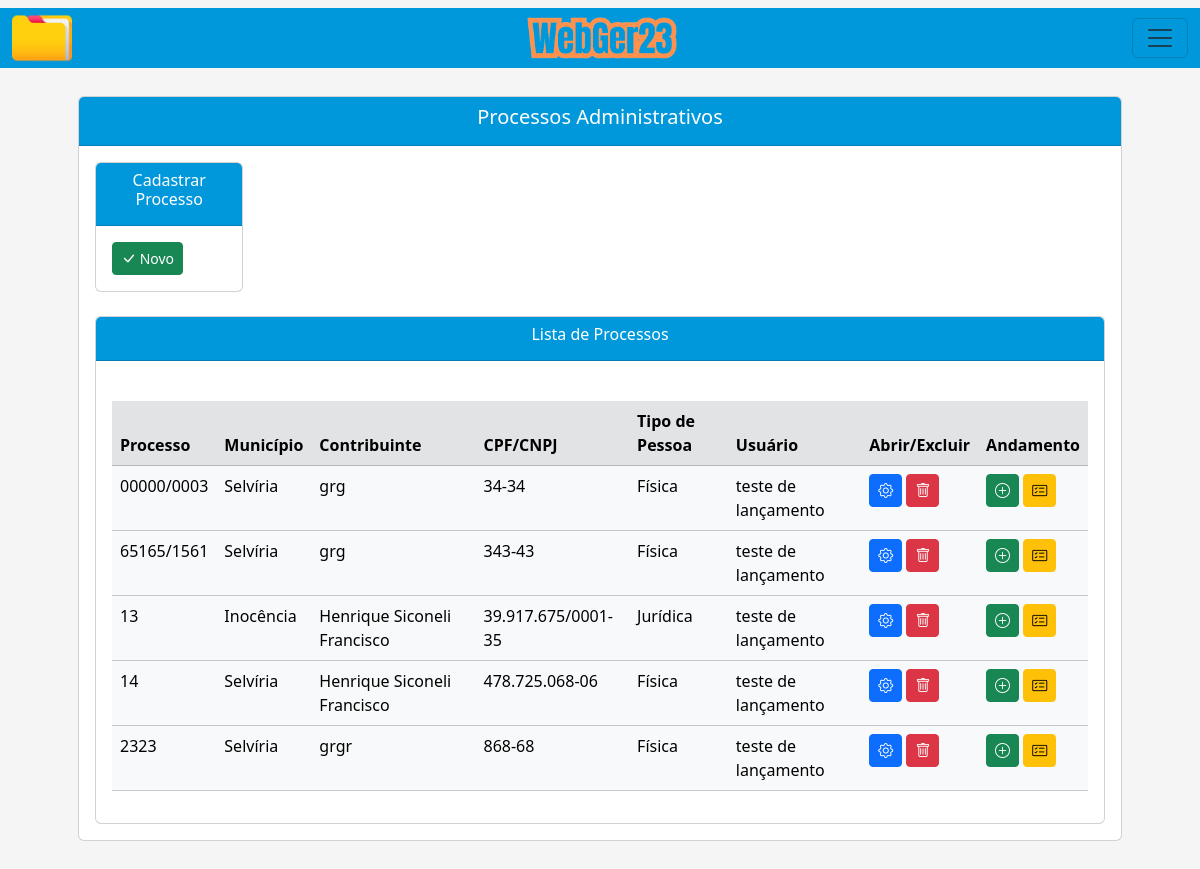
Page /listar/processo-adm/ on the earlier database version.
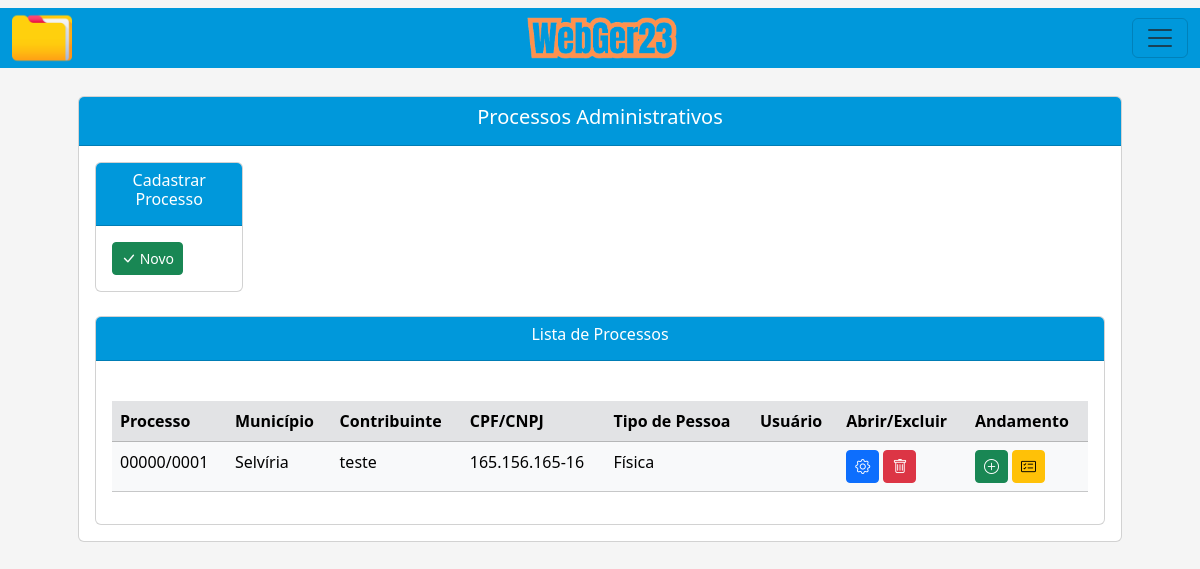
Same page on the later database version.
### processo/models.py (models this page shows, shortened)
class Base(models.Model): # Classe base, será herdada pelas outras classes
    data_criacao = models.DateField('data_criação', auto_now_add=True)
    data_alteracao = models.DateField('Alterado', auto_now=True)
    ativo = models.BooleanField('Ativo?', default=True)
    class Meta:
        abstract = True

class ProcessoAdm(Base):
    ufs = (
        ('MS', 'MS'), ('MT', 'MT'), ('SP', 'SP'), ('RJ', 'RJ'),
    )
    municipios = (
        ('Selvíria', 'Selvíria'), ('Inocência', 'Inocência'),
    )
    tipo_pessoas = (
        ('Física', 'Física'), ('Jurídica', 'Jurídica'),
    )
    criador_processo_adm = models.ForeignKey(get_user_model(), verbose_name='Usuário Criador', on_delete=models.CASCADE) # Usuário que criou o processo, utilizando chave primária com o get_user_model do django, para utilizar o usuário logado automaticamente
    numero = models.CharField(unique=True, verbose_name='N°', max_length=10) # Número do processo
    municipio = models.CharField(max_length=50, choices=municipios, verbose_name='Município') # Município
    uf = models.CharField(max_length=2, choices=ufs) # UF
    data_inicial = models.DateField(blank=True, null=True) # Data Inicial do Período do processo
    data_final = models.DateField(blank=True, null=True) # Data final do Período do processo
    data_div_ativa = models.DateField(blank=True, null=True) # Data dívida ativa
    valor_atributo = models.CharField(max_length=14, blank=True, null=True)  # Valor do atributo
    valor_multa = models.CharField(max_length=14, blank=True, null=True) # Valor da multa
    valor_credito = models.CharField(max_length=14, blank=True, null=True) # Valor do crédito
    valor_atualizado = models.CharField(max_length=14, blank=True, null=True) # Valor do atualizado
    data_valor_atualizado = models.DateField(blank=True, null=True) # Data valor atualizado
    nome_contribuinte = models.CharField(max_length=50)  # Nome / Razão Social
    tipo_pessoa = models.CharField(max_length=50, choices=tipo_pessoas) # Física / Jurídica
    documento = models.CharField(max_length=20, verbose_name='CPF/CNPJ', unique=True) # CPF / CNPJ
    nome_fantasia = models.CharField(max_length=50, blank=True, null=True) # Nome Fantasia
    email = models.EmailField(max_length=50, blank=True, null=True) # E-mail
    endereco = models.CharField(max_length=150) # Rua
    complemento = models.CharField(max_length=50, blank=True, null=True) # Complemento
    municipio_contribuinte = models.CharField(max_length=50, blank=True, null=True) # Município Contribuinte
    uf_contribuinte = models.CharField(max_length=2, choices=ufs, verbose_name='UF', blank=True, null=True) # UF Contribuinte
    cep = models.CharField(max_length=10, blank=True, null=True) # CEP
    telefone = models.CharField(max_length=20, blank=True, null=True) # Telefone
    celular = models.CharField(max_length=20, blank=True, null=True) # Celular

### processo/views.py (the view)
# urls.py: path('listar/processo-adm/', ProcessoAdmList.as_view(), name='proc-adm-list'),
class ProcessoAdmList(ListView):
    model = ProcessoAdm
    template_name = 'processos/lists/processo_adm_list.html'

### processo/templates/processos/lists/processo_adm_list.html (shortened to what this page needs)
{% extends 'index.html' %}
{% load static %}
{% block conteudo %}
    <div class="container p-5">
        <br><br>
        <div class="card">
            <div class="card-header text-white" style="background-color: #0098DB;">
                <h5 style="text-align: center;">Processos Administrativos</h5>
            </div>
            <div class="card-body">
                <div class="row">
                    <div class="col">
                        <div class="card">
                            <div class="card-header text-white" style="background-color: #0098DB; text-align: center;" >
                            <h6>Cadastrar Processo</h6>
                            </div>
                            <div class="card-body">
                                <a href="{% url 'proc-adm-create' %}" class="btn btn-success btn-sm"><i class="bi bi-check-lg" style="font-size: 15px;"></i> Novo</a>
                            </div>
                        </div>
                    </div>
                    <div class="col">
                    </div>
                    <div class="col">
                    </div>
                    <div class="col">
                    </div>
                    <div class="col">
                    </div>
                    <div class="col">
                    </div>
                </div>
                <br>
                <div class="card">
                    <div class="card-header text-white" style="background-color: #0098DB; text-align: center;">
                    <h6>Lista de Processos</h6>
                    </div>
                    <div class="card-body">
                        <div class="table-responsive">
                            <br>
                            <table class="table table-hover table-light" id="tabela-listar">
                                <thead>
                                    <tr class="table-secondary">
                                        <th>Processo</th>
                                        <th>Município</th>
                                        <th>Contribuinte</th>
                                        <th>CPF/CNPJ</th>
                                        <th>Tipo de Pessoa</th>
                                        <th>Usuário</th>
                                        <th>Abrir/Excluir</th>
                                        <th>Andamento</th>
                                    </tr>
                                </thead>
                                <tbody>
                                    {% for processo in object_list %}
                                    <tr>
                                        <td>{{ processo.numero }}</td>
                                        <td>{{ processo.municipio }}</td>
                                        <td>{{ processo.nome_contribuinte }}</td>
                                        <td>{{ processo.documento }}</td>
                                        <td>{{ processo.tipo_pessoa }}</td>
                                        <td>{{ processo.criador_processo_adm.get_full_name }}</td>
                                        <td>
                                            <a href="{% url 'proc-adm-update' processo.pk %}" class="btn btn-primary btn-sm"><i class="bi bi-gear" style="font-size: 15px;"></i></a>
                                            <a href="{% url 'proc-adm-delete' processo.pk %}" class="btn btn-danger btn-sm"><i class="bi bi-trash" style="font-size: 15px;"></i></a>
                                        </td>
                                        <td>
                                            <a href="{% url 'andamento-adm-create' processo.pk %}" class="btn btn-success btn-sm" ><i class="bi bi-plus-circle" style="font-size: 15px;"></i></a>
                                            <a href="{% url 'andamento-adm-list' processo.pk %}" class="btn btn-warning btn-sm"><i class="bi bi-card-checklist" style="font-size: 15px;"></i></a>
                                        </td>
                                    </tr>
                                    {% endfor %}
                                </tbody>
                            </table>
                        </div>
                    </div>
                </div>
            </div>
        </div>
    </div>
{% endblock %}

### core/templates/index.html (shortened to what this page needs)
{% load static %}
<!DOCTYPE html>
<html lang="pt-br">
<head>
    <link href="https://cdn.jsdelivr.net/npm/bootstrap@5.3.1/dist/css/bootstrap.min.css" rel="stylesheet">
    <link rel="stylesheet" href="https://cdn.jsdelivr.net/npm/bootstrap-icons@1.10.5/font/bootstrap-icons.css">
    <link rel="stylesheet" href="{% static 'css/estilos.css' %}">
    <link href="https://cdn.datatables.net/v/bs5/dt-1.13.6/datatables.min.css" rel="stylesheet">
</head>
<body>
    {% block menu %}
      <nav class="navbar fixed-top">
        <div class="container-fluid">
              <img src="{% static 'img/pasta.png' %}" alt="" width="60"> <img src="{% static 'img/webger23.png' %}" alt="" width="150">
          <button class="navbar-toggler" type="button" data-bs-toggle="offcanvas" data-bs-target="#offcanvasNavbar" aria-controls="offcanvasNavbar" aria-label="Toggle navigation">
            <span class="navbar-toggler-icon"></span>
          </button>
        </div>
      </nav>
    {% endblock %}
    {% block conteudo %}{% endblock %}
</body>
</html>

### core/static/css/estilos.css (style rules this page uses)
body { background-color: whitesmoke; margin: 0; }
.container-fluid { background-color: #0098DB; }

Differences in the rows shown:
removed ProcessoAdm: numero "00000/0003", municipio "Selvíria", nome_contribuinte "grg", documento "34-34", tipo_pessoa "Física", criador_processo_adm.get_full_name "teste de lançamento"
removed ProcessoAdm: numero "65165/1561", municipio "Selvíria", nome_contribuinte "grg", documento "343-43", tipo_pessoa "Física", criador_processo_adm.get_full_name "teste de lançamento"
removed ProcessoAdm: numero "13", municipio "Inocência", nome_contribuinte "Henrique Siconeli Francisco", documento "39.917.675/0001-35", tipo_pessoa "Jurídica", criador_processo_adm.get_full_name "teste de lançamento"
removed ProcessoAdm: numero "14", municipio "Selvíria", nome_contribuinte "Henrique Siconeli Francisco", documento "478.725.068-06", tipo_pessoa "Física", criador_processo_adm.get_full_name "teste de lançamento"
removed ProcessoAdm: numero "2323", municipio "Selvíria", nome_contribuinte "grgr", documento "868-68", tipo_pessoa "Física", criador_processo_adm.get_full_name "teste de lançamento"
added ProcessoAdm: numero "00000/0001", municipio "Selvíria", nome_contribuinte "teste", documento "165.156.165-16", tipo_pessoa "Física"
